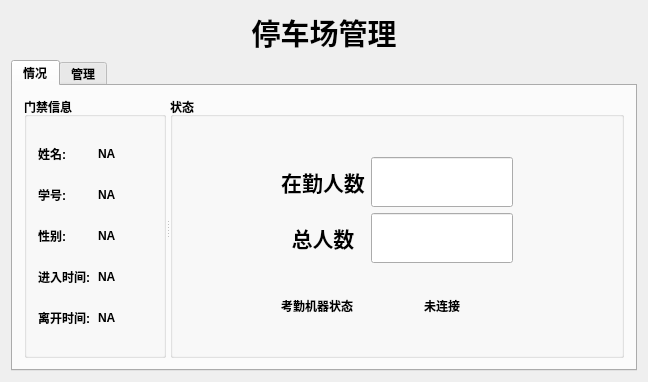
<?xml version="1.0" encoding="UTF-8"?>
<ui version="4.0">
 <class>ManageWidget</class>
 <widget class="QWidget" name="ManageWidget">
  <property name="geometry">
   <rect>
    <x>0</x>
    <y>0</y>
    <width>648</width>
    <height>382</height>
   </rect>
  </property>
  <property name="windowTitle">
   <string>ManageWidget</string>
  </property>
  <layout class="QGridLayout" name="gridLayout">
   <item row="0" column="0">
    <widget class="QLabel" name="label">
     <property name="font">
      <font>
       <pointsize>22</pointsize>
       <weight>75</weight>
       <bold>true</bold>
      </font>
     </property>
     <property name="text">
      <string>停车场管理</string>
     </property>
     <property name="alignment">
      <set>Qt::AlignCenter</set>
     </property>
    </widget>
   </item>
   <item row="1" column="0">
    <widget class="QTabWidget" name="tabWidget">
     <property name="font">
      <font>
       <weight>75</weight>
       <bold>true</bold>
      </font>
     </property>
     <property name="currentIndex">
      <number>0</number>
     </property>
     <widget class="QWidget" name="tabLogisticsInfo">
      <attribute name="title">
       <string>情况</string>
      </attribute>
      <layout class="QGridLayout" name="gridLayout_4">
       <item row="0" column="0">
        <widget class="QSplitter" name="splitter">
         <property name="orientation">
          <enum>Qt::Horizontal</enum>
         </property>
         <widget class="QGroupBox" name="groupBox">
          <property name="font">
           <font>
            <weight>75</weight>
            <bold>true</bold>
           </font>
          </property>
          <property name="title">
           <string>门禁信息</string>
          </property>
          <layout class="QGridLayout" name="gridLayout_2">
           <item row="0" column="1">
            <spacer name="verticalSpacer_4">
             <property name="orientation">
              <enum>Qt::Vertical</enum>
             </property>
             <property name="sizeHint" stdset="0">
              <size>
               <width>20</width>
               <height>40</height>
              </size>
             </property>
            </spacer>
           </item>
           <item row="6" column="0">
            <spacer name="verticalSpacer_8">
             <property name="orientation">
              <enum>Qt::Vertical</enum>
             </property>
             <property name="sizeHint" stdset="0">
              <size>
               <width>20</width>
               <height>40</height>
              </size>
             </property>
            </spacer>
           </item>
           <item row="2" column="0">
            <spacer name="verticalSpacer_6">
             <property name="orientation">
              <enum>Qt::Vertical</enum>
             </property>
             <property name="sizeHint" stdset="0">
              <size>
               <width>20</width>
               <height>40</height>
              </size>
             </property>
            </spacer>
           </item>
           <item row="4" column="0">
            <spacer name="verticalSpacer_7">
             <property name="orientation">
              <enum>Qt::Vertical</enum>
             </property>
             <property name="sizeHint" stdset="0">
              <size>
               <width>20</width>
               <height>40</height>
              </size>
             </property>
            </spacer>
           </item>
           <item row="3" column="0">
            <widget class="QLabel" name="label_2">
             <property name="text">
              <string>学号:</string>
             </property>
            </widget>
           </item>
           <item row="12" column="0">
            <spacer name="verticalSpacer_5">
             <property name="orientation">
              <enum>Qt::Vertical</enum>
             </property>
             <property name="sizeHint" stdset="0">
              <size>
               <width>20</width>
               <height>40</height>
              </size>
             </property>
            </spacer>
           </item>
           <item row="3" column="1">
            <widget class="QLabel" name="labelId">
             <property name="text">
              <string>NA</string>
             </property>
            </widget>
           </item>
           <item row="1" column="1">
            <widget class="QLabel" name="labelName">
             <property name="text">
              <string>NA</string>
             </property>
            </widget>
           </item>
           <item row="7" column="1">
            <widget class="QLabel" name="labelEntryTime">
             <property name="text">
              <string>NA</string>
             </property>
            </widget>
           </item>
           <item row="1" column="0">
            <widget class="QLabel" name="label_4">
             <property name="text">
              <string>姓名:</string>
             </property>
            </widget>
           </item>
           <item row="5" column="0">
            <widget class="QLabel" name="label_9">
             <property name="text">
              <string>性别:</string>
             </property>
            </widget>
           </item>
           <item row="5" column="1">
            <widget class="QLabel" name="labelSex">
             <property name="text">
              <string>NA</string>
             </property>
            </widget>
           </item>
           <item row="7" column="0">
            <widget class="QLabel" name="label_7">
             <property name="text">
              <string>进入时间:</string>
             </property>
            </widget>
           </item>
           <item row="9" column="1">
            <widget class="QLabel" name="labelLeftTime">
             <property name="text">
              <string>NA</string>
             </property>
            </widget>
           </item>
           <item row="9" column="0">
            <widget class="QLabel" name="label_11">
             <property name="text">
              <string>离开时间:</string>
             </property>
            </widget>
           </item>
           <item row="8" column="0">
            <spacer name="verticalSpacer_9">
             <property name="orientation">
              <enum>Qt::Vertical</enum>
             </property>
             <property name="sizeHint" stdset="0">
              <size>
               <width>20</width>
               <height>40</height>
              </size>
             </property>
            </spacer>
           </item>
          </layout>
         </widget>
         <widget class="QGroupBox" name="groupBox_2">
          <property name="font">
           <font>
            <weight>75</weight>
            <bold>true</bold>
           </font>
          </property>
          <property name="title">
           <string>状态</string>
          </property>
          <layout class="QGridLayout" name="gridLayout_3">
           <item row="10" column="3">
            <spacer name="verticalSpacer_3">
             <property name="orientation">
              <enum>Qt::Vertical</enum>
             </property>
             <property name="sizeHint" stdset="0">
              <size>
               <width>20</width>
               <height>40</height>
              </size>
             </property>
            </spacer>
           </item>
           <item row="9" column="3">
            <widget class="QLabel" name="labelConnectStatus">
             <property name="text">
              <string>未连接</string>
             </property>
             <property name="alignment">
              <set>Qt::AlignCenter</set>
             </property>
            </widget>
           </item>
           <item row="1" column="4">
            <spacer name="horizontalSpacer_3">
             <property name="orientation">
              <enum>Qt::Horizontal</enum>
             </property>
             <property name="sizeHint" stdset="0">
              <size>
               <width>40</width>
               <height>20</height>
              </size>
             </property>
            </spacer>
           </item>
           <item row="1" column="1" colspan="2">
            <widget class="QLabel" name="label_14">
             <property name="font">
              <font>
               <family>Adobe 宋体 Std L</family>
               <pointsize>16</pointsize>
               <weight>75</weight>
               <bold>true</bold>
              </font>
             </property>
             <property name="text">
              <string>在勤人数</string>
             </property>
             <property name="alignment">
              <set>Qt::AlignCenter</set>
             </property>
            </widget>
           </item>
           <item row="5" column="3">
            <spacer name="verticalSpacer_2">
             <property name="orientation">
              <enum>Qt::Vertical</enum>
             </property>
             <property name="sizeHint" stdset="0">
              <size>
               <width>20</width>
               <height>40</height>
              </size>
             </property>
            </spacer>
           </item>
           <item row="0" column="1">
            <spacer name="verticalSpacer">
             <property name="orientation">
              <enum>Qt::Vertical</enum>
             </property>
             <property name="sizeHint" stdset="0">
              <size>
               <width>20</width>
               <height>40</height>
              </size>
             </property>
            </spacer>
           </item>
           <item row="9" column="1">
            <widget class="QLabel" name="label_39">
             <property name="text">
              <string>考勤机器状态</string>
             </property>
            </widget>
           </item>
           <item row="3" column="1" colspan="2">
            <widget class="QLabel" name="label_15">
             <property name="font">
              <font>
               <family>Adobe 宋体 Std L</family>
               <pointsize>16</pointsize>
               <weight>75</weight>
               <bold>true</bold>
              </font>
             </property>
             <property name="text">
              <string>总人数</string>
             </property>
             <property name="alignment">
              <set>Qt::AlignCenter</set>
             </property>
            </widget>
           </item>
           <item row="3" column="0">
            <spacer name="horizontalSpacer_4">
             <property name="orientation">
              <enum>Qt::Horizontal</enum>
             </property>
             <property name="sizeHint" stdset="0">
              <size>
               <width>40</width>
               <height>20</height>
              </size>
             </property>
            </spacer>
           </item>
           <item row="1" column="3">
            <widget class="QLineEdit" name="lineEditInNum">
             <property name="minimumSize">
              <size>
               <width>0</width>
               <height>50</height>
              </size>
             </property>
             <property name="font">
              <font>
               <family>3ds</family>
               <pointsize>10</pointsize>
              </font>
             </property>
             <property name="alignment">
              <set>Qt::AlignCenter</set>
             </property>
            </widget>
           </item>
           <item row="3" column="3">
            <widget class="QLineEdit" name="lineEditAllNum">
             <property name="minimumSize">
              <size>
               <width>0</width>
               <height>50</height>
              </size>
             </property>
             <property name="font">
              <font>
               <family>3ds</family>
               <pointsize>10</pointsize>
              </font>
             </property>
             <property name="alignment">
              <set>Qt::AlignCenter</set>
             </property>
            </widget>
           </item>
          </layout>
         </widget>
        </widget>
       </item>
      </layout>
     </widget>
     <widget class="QWidget" name="tabLogisticsChange">
      <attribute name="title">
       <string>管理</string>
      </attribute>
      <layout class="QGridLayout" name="gridLayout_5">
       <item row="0" column="0">
        <widget class="QGroupBox" name="groupBox_3">
         <property name="title">
          <string>信息修改</string>
         </property>
         <layout class="QHBoxLayout" name="horizontalLayout">
          <item>
           <spacer name="horizontalSpacer">
            <property name="orientation">
             <enum>Qt::Horizontal</enum>
            </property>
            <property name="sizeHint" stdset="0">
             <size>
              <width>40</width>
              <height>20</height>
             </size>
            </property>
           </spacer>
          </item>
          <item>
           <widget class="QPushButton" name="buttonAdd">
            <property name="text">
             <string>增加</string>
            </property>
           </widget>
          </item>
          <item>
           <widget class="QPushButton" name="buttonDelete">
            <property name="text">
             <string>删除</string>
            </property>
           </widget>
          </item>
          <item>
           <widget class="QPushButton" name="buttonReset">
            <property name="text">
             <string>撤销修改</string>
            </property>
           </widget>
          </item>
          <item>
           <widget class="QPushButton" name="buttonSubmit">
            <property name="text">
             <string>提交修改</string>
            </property>
           </widget>
          </item>
          <item>
           <widget class="QPushButton" name="pushButtonFlesh">
            <property name="text">
             <string>刷新</string>
            </property>
           </widget>
          </item>
          <item>
           <spacer name="horizontalSpacer_2">
            <property name="orientation">
             <enum>Qt::Horizontal</enum>
            </property>
            <property name="sizeHint" stdset="0">
             <size>
              <width>40</width>
              <height>20</height>
             </size>
            </property>
           </spacer>
          </item>
         </layout>
        </widget>
       </item>
       <item row="1" column="0">
        <widget class="QTableView" name="tableViewInfo"/>
       </item>
      </layout>
     </widget>
    </widget>
   </item>
  </layout>
 </widget>
 <layoutdefault spacing="6" margin="11"/>
 <resources/>
 <connections/>
</ui>
